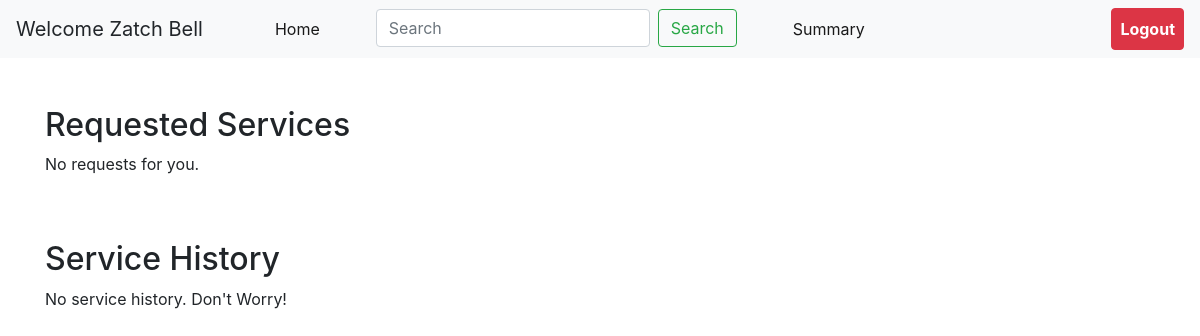
The page /2ZA9880/professional/dashboard on the database as committed earlier.
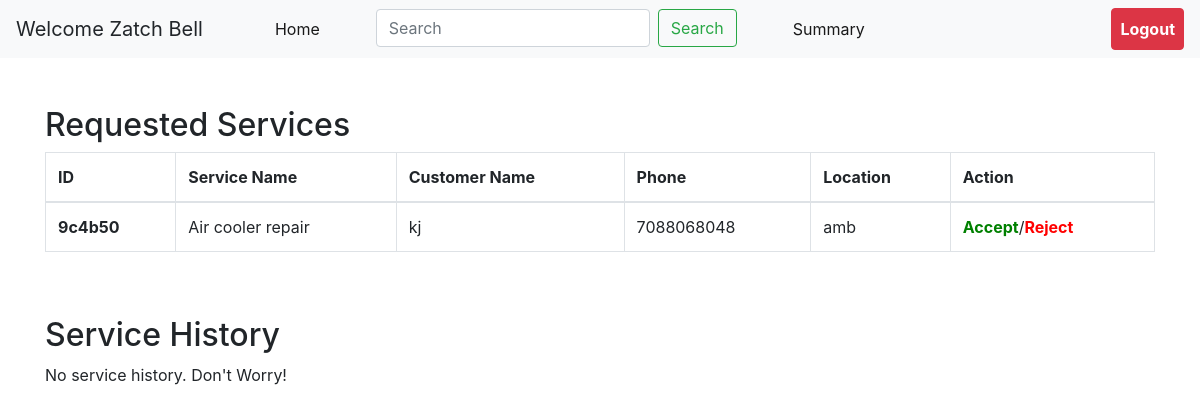
The same page on the database as committed later.
### application/models.py (models this page shows)
class Request(db.Model):
    id=db.Column(db.String(),primary_key=True)
    userId=db.Column(db.String(),db.ForeignKey('user.id'))
    proId=db.Column(db.String(),db.ForeignKey('professional.id'))
    sId=db.Column(db.String(),db.ForeignKey('service.id'))
    d_req=db.Column(db.DateTime)
    d_comp=db.Column(db.DateTime)
    status=db.Column(db.String(),default='Requested')
    rating=db.Column(db.String(3))
    remarks=db.Column(db.String())

class Service(db.Model):
    id=db.Column(db.String(),primary_key=True)
    name=db.Column(db.String(),nullable=False)
    price=db.Column(db.String(),nullable=False)
    t_req=db.Column(db.Integer)
    desc=db.Column(db.String())
    logo=db.Column(db.String(120))
    catId=db.Column(db.String(),db.ForeignKey('category.id'),nullable=False)
    requests=db.relationship('Request',backref='service')

class User(db.Model):
    id=db.Column(db.String(),primary_key=True)
    name=db.Column(db.String(),nullable=False)
    email=db.Column(db.String(),nullable=False,unique=True)
    password=db.Column(db.String(),nullable=False)
    address=db.Column(db.String())
    pincode=db.Column(db.Integer)
    phone=db.Column(db.Integer)
    requests=db.relationship('Request',backref='user')

### application/controllers.py (the view)
@app.route('/<string:proId>/professional/dashboard')
def proDashboard(proId):
    pro=Professional.query.get(proId)
    rejectIds=[]
    if(pro.rejectIds):
        rejectIds=list(map(int,pro.rejectIds.split(' ')))
    cat=Category.query.filter_by(name=Professional.query.get(proId).service).first()
    s=cat.services
    sIds=[]
    for i in s:
        sIds.append(i.id)
    rcus=[]
    reqcus=[]
    r=Request.query.all()
    for i in r:
        if(i.sId in sIds and i.id not in rejectIds):
            if(i.status=='Requested'):
                reqcus.append((i,Service.query.get(i.sId),User.query.get(i.userId)))
            elif(i.status!='Cancelled'):
                rcus.append((i,Service.query.get(i.sId),User.query.get(i.userId)))
    return render_template('pro_dash.html',pro=pro,rcus=rcus,rejectIds=rejectIds,reqcus=reqcus)

### templates/pro_dash.html (shortened to what this page needs)
     {%extends "pro.html"%}
     {%block content%}
     <br><br>
      <div class="container table-responsive" id="Requested Services ">
        <h2>Requested Services</h2>
        {%if reqcus|length%}
        <table class="table table-bordered table-hover">
            <thead>
              <tr>
                <th scope="col">ID</th>
                <th scope="col">Service Name</th>
                <th scope="col">Customer Name</th>
                <th scope="col">Phone</th>
                <th scope="col">Location</th>
                <th scope="col">Action</th>
              </tr>
            </thead>
            <tbod>
            {%for request,service,customer in reqcus%}
              <tr>
                <th scope="row">{{request.id}}</th>
                <td>{{service.name}}</td>
                <td>{{customer.name}}</td>
                <td>{{customer.phone}}</td>
                <td>{{customer.address}}</td>
                <td><a href="/{{pro.id}}/{{request.id}}/accept" style="font-weight:bold;color: green;">Accept</a>/<a href="/{{pro.id}}/{{request.id}}/reject" style="font-weight:bold;color: red;">Reject</a></td>
              </tr>
            {%endfor%}
          </table>
          {%else%}
          <p>No requests for you.</p>
          {%endif%}
      </div>
      <br><br>
      <div class="container table-responsive" id="history">
        <h2>Service History</h2>
        {%if rcus|length%}
        <table class="table table-bordered table-hover">
            <thead>
              <tr>
                <th scope="col">ID</th>
                <th scope="col">Service Name</th>
                <th scope="col">Customer Name</th>
                <th scope="col">Phone</th>
                <th scope="col">Location</th>
                <th scope="col">Date</th>
                <th scope="col">Rating</th>
                <th scope="col">Remarks</th>
                <th scope="col">Status</th>
              </tr>
            </thead>
            <tbod>
            {%for request,service,customer in rcus%}
              {%if request.status!='Requested' and request.proId==pro.id%}
              <tr>
                <th scope="row">{{request.id}}</th>
                <td>{{service.name}}</td>
                <td>{{customer.name}}</td>
                <td>{{customer.phone}}</td>
                <td>{{customer.address}}</td>
                <td>{{request.d_req.date()}}</td>
                {%if request.status=='Closed'%}
                <td>{{request.rating}}</td>
                <td>{{request.remarks}}</td>
                {%else%}
                <td>NA</td>
                <td>NA</td>
                {%endif%}
                <td>{{request.status}}</td>
              </tr>
              {%endif%}
            {%endfor%}
            </tbody>
          </table>
          {%else%}
          <p>No service history. Don't Worry!</p>
          {%endif%}
      </div>
      {%endblock%}

Rows that differ between the two databases and show on the page:
added Request: id "9c4b50", name "Air cooler repair", name "kj", phone "7088068048", address "amb"
Other text that changed with them:
text no longer shown: "No requests for you."
text now shown: "ID Service Name Customer Name Phone Location Action"
